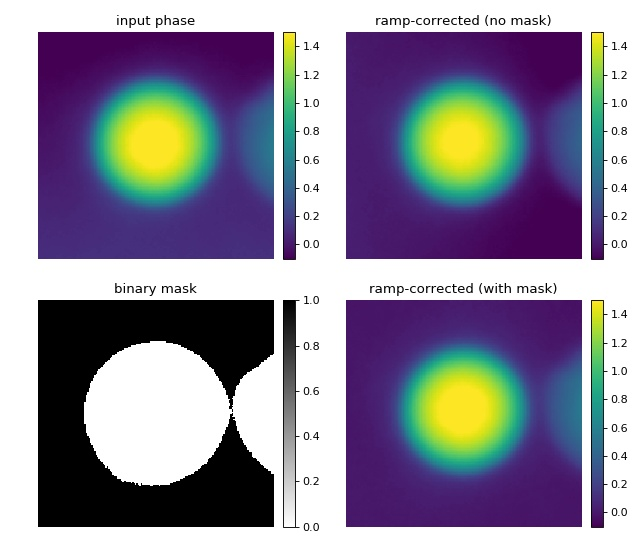

Recreate this plot in Python.
"""Background image binary mask correction

This example illustrates background correction with qpimage using
a binary mask to exclude regions that do not contain background
information.

The phase image of a microgel bead (top left) has two artifacts; there
is a ramp-like phase profile added along the vertical axis and there is
a second microgel bead in close proximity to the center bead. A regular
phase ramp background correction using the image values around a frame
of five pixels (see "background_ramp.py" example) does not yield a flat
background, because the second bead is fitted into the background which
leads to a horizontal background phase profile (top right). By defining
a binary mask (bottom left image), the phase values of the second bead
can be excluded from the background ramp fit and a flat background
phase is achieved (bottom right).
"""
import matplotlib.pylab as plt
import numpy as np
import qpimage


# load the experimental data
input_phase = np.load("./data/phase_beads_close.npz")["phase"].astype(float)

# create QPImage instance
qpi = qpimage.QPImage(data=input_phase,
                      which_data="phase")

# background correction without mask
qpi.compute_bg(which_data="phase",
               fit_offset="fit",
               fit_profile="ramp",
               border_px=5,
               )
pha_nomask = qpi.pha

# educated guess for binary mask
mask = input_phase < input_phase.max() / 10

# correct with ramp
qpi.compute_bg(which_data="phase",
               fit_offset="fit",
               fit_profile="ramp",
               border_px=5,
               from_binary=mask
               )
pha_mask = qpi.pha

# plot
fig = plt.figure(figsize=(8, 7))
plot_kw = {"vmin": -.1,
           "vmax": 1.5}

ax1 = plt.subplot(221, title="input phase")
map1 = ax1.imshow(input_phase, **plot_kw)
plt.colorbar(map1, ax=ax1, fraction=.044, pad=0.04)

ax2 = plt.subplot(222, title="ramp-corrected (no mask)")
map2 = ax2.imshow(pha_nomask, **plot_kw)
plt.colorbar(map2, ax=ax2, fraction=.044, pad=0.04)

ax3 = plt.subplot(223, title="binary mask")
map3 = ax3.imshow(mask, cmap="gray_r")
plt.colorbar(map3, ax=ax3, fraction=.044, pad=0.04)

ax4 = plt.subplot(224, title="ramp-corrected (with mask)")
map4 = ax4.imshow(pha_mask, **plot_kw)
plt.colorbar(map4, ax=ax4, fraction=.044, pad=0.04)

# disable axes
[ax.axis("off") for ax in [ax1, ax2, ax3, ax3, ax4]]

plt.tight_layout(h_pad=0, w_pad=0)
plt.show()
